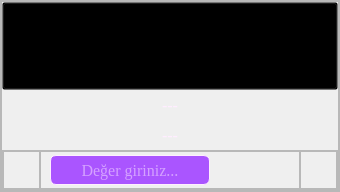
                     <widget class="QFrame" name="oyuncu1_frame">
                      <property name="minimumSize">
                       <size>
                        <width>340</width>
                        <height>0</height>
                       </size>
                      </property>
                      <property name="maximumSize">
                       <size>
                        <width>480</width>
                        <height>16777215</height>
                       </size>
                      </property>
                      <property name="autoFillBackground">
                       <bool>false</bool>
                      </property>
                      <property name="styleSheet">
                       <string notr="true"/>
                      </property>
                      <property name="frameShape">
                       <enum>QFrame::StyledPanel</enum>
                      </property>
                      <property name="frameShadow">
                       <enum>QFrame::Raised</enum>
                      </property>
                      <layout class="QHBoxLayout" name="horizontalLayout_5">
                       <property name="spacing">
                        <number>0</number>
                       </property>
                       <property name="leftMargin">
                        <number>0</number>
                       </property>
                       <property name="topMargin">
                        <number>0</number>
                       </property>
                       <property name="rightMargin">
                        <number>0</number>
                       </property>
                       <property name="bottomMargin">
                        <number>0</number>
                       </property>
                       <item>
                        <widget class="QFrame" name="frame_9">
                         <property name="minimumSize">
                          <size>
                           <width>0</width>
                           <height>0</height>
                          </size>
                         </property>
                         <property name="maximumSize">
                          <size>
                           <width>16777215</width>
                           <height>16777215</height>
                          </size>
                         </property>
                         <property name="frameShape">
                          <enum>QFrame::StyledPanel</enum>
                         </property>
                         <property name="frameShadow">
                          <enum>QFrame::Raised</enum>
                         </property>
                        </widget>
                       </item>
                       <item>
                        <widget class="QFrame" name="frame_10">
                         <property name="focusPolicy">
                          <enum>Qt::NoFocus</enum>
                         </property>
                         <property name="frameShape">
                          <enum>QFrame::StyledPanel</enum>
                         </property>
                         <property name="frameShadow">
                          <enum>QFrame::Raised</enum>
                         </property>
                         <layout class="QVBoxLayout" name="verticalLayout_3">
                          <property name="spacing">
                           <number>0</number>
                          </property>
                          <property name="leftMargin">
                           <number>0</number>
                          </property>
                          <property name="topMargin">
                           <number>0</number>
                          </property>
                          <property name="rightMargin">
                           <number>0</number>
                          </property>
                          <property name="bottomMargin">
                           <number>0</number>
                          </property>
                          <item>
                           <widget class="QPushButton" name="pushButton">
                            <property name="minimumSize">
                             <size>
                              <width>0</width>
                              <height>88</height>
                             </size>
                            </property>
                            <property name="maximumSize">
                             <size>
                              <width>16777215</width>
                              <height>88</height>
                             </size>
                            </property>
                            <property name="focusPolicy">
                             <enum>Qt::NoFocus</enum>
                            </property>
                            <property name="styleSheet">
                             <string notr="true">QPushButton {
	background-color: transparent;
}</string>
                            </property>
                            <property name="text">
                             <string/>
                            </property>
                            <property name="icon">
                             <iconset resource="resource.qrc">
                              <normaloff>:/icon/student-1.png</normaloff>:/icon/student-1.png</iconset>
                            </property>
                            <property name="iconSize">
                             <size>
                              <width>80</width>
                              <height>80</height>
                             </size>
                            </property>
                           </widget>
                          </item>
                          <item>
                           <widget class="QLabel" name="oyuncu1_label">
                            <property name="minimumSize">
                             <size>
                              <width>0</width>
                              <height>30</height>
                             </size>
                            </property>
                            <property name="maximumSize">
                             <size>
                              <width>16777215</width>
                              <height>30</height>
                             </size>
                            </property>
                            <property name="font">
                             <font>
                              <family>Times New Roman</family>
                              <pointsize>12</pointsize>
                             </font>
                            </property>
                            <property name="styleSheet">
                             <string notr="true">QLabel {
	color: rgb(255, 237, 255);
}</string>
                            </property>
                            <property name="text">
                             <string>---</string>
                            </property>
                            <property name="alignment">
                             <set>Qt::AlignCenter</set>
                            </property>
                           </widget>
                          </item>
                          <item>
                           <widget class="QLabel" name="oyuncu1_para">
                            <property name="minimumSize">
                             <size>
                              <width>0</width>
                              <height>30</height>
                             </size>
                            </property>
                            <property name="maximumSize">
                             <size>
                              <width>16777215</width>
                              <height>30</height>
                             </size>
                            </property>
                            <property name="font">
                             <font>
                              <family>Times New Roman</family>
                              <pointsize>12</pointsize>
                             </font>
                            </property>
                            <property name="styleSheet">
                             <string notr="true">QLabel {
	color: rgb(255, 237, 255);
}</string>
                            </property>
                            <property name="text">
                             <string>---</string>
                            </property>
                            <property name="alignment">
                             <set>Qt::AlignCenter</set>
                            </property>
                           </widget>
                          </item>
                          <item>
                           <widget class="QFrame" name="frame_36">
                            <property name="minimumSize">
                             <size>
                              <width>0</width>
                              <height>40</height>
                             </size>
                            </property>
                            <property name="maximumSize">
                             <size>
                              <width>16777215</width>
                              <height>40</height>
                             </size>
                            </property>
                            <property name="frameShape">
                             <enum>QFrame::StyledPanel</enum>
                            </property>
                            <property name="frameShadow">
                             <enum>QFrame::Raised</enum>
                            </property>
                            <layout class="QHBoxLayout" name="horizontalLayout_18">
                             <property name="spacing">
                              <number>0</number>
                             </property>
                             <property name="leftMargin">
                              <number>0</number>
                             </property>
                             <property name="topMargin">
                              <number>0</number>
                             </property>
                             <property name="rightMargin">
                              <number>0</number>
                             </property>
                             <property name="bottomMargin">
                              <number>0</number>
                             </property>
                             <item>
                              <widget class="QFrame" name="frame_77">
                               <property name="frameShape">
                                <enum>QFrame::StyledPanel</enum>
                               </property>
                               <property name="frameShadow">
                                <enum>QFrame::Raised</enum>
                               </property>
                              </widget>
                             </item>
                             <item>
                              <widget class="QFrame" name="frame_78">
                               <property name="minimumSize">
                                <size>
                                 <width>260</width>
                                 <height>0</height>
                                </size>
                               </property>
                               <property name="maximumSize">
                                <size>
                                 <width>260</width>
                                 <height>16777215</height>
                                </size>
                               </property>
                               <property name="frameShape">
                                <enum>QFrame::StyledPanel</enum>
                               </property>
                               <property name="frameShadow">
                                <enum>QFrame::Raised</enum>
                               </property>
                               <layout class="QHBoxLayout" name="horizontalLayout_35">
                                <property name="spacing">
                                 <number>0</number>
                                </property>
                                <property name="leftMargin">
                                 <number>0</number>
                                </property>
                                <property name="topMargin">
                                 <number>0</number>
                                </property>
                                <property name="rightMargin">
                                 <number>0</number>
                                </property>
                                <property name="bottomMargin">
                                 <number>0</number>
                                </property>
                                <item>
                                 <widget class="QLineEdit" name="oyuncu1_lineEdit">
                                  <property name="minimumSize">
                                   <size>
                                    <width>160</width>
                                    <height>30</height>
                                   </size>
                                  </property>
                                  <property name="maximumSize">
                                   <size>
                                    <width>160</width>
                                    <height>30</height>
                                   </size>
                                  </property>
                                  <property name="font">
                                   <font>
                                    <family>Times New Roman</family>
                                    <pointsize>12</pointsize>
                                   </font>
                                  </property>
                                  <property name="styleSheet">
                                   <string notr="true">QLineEdit {
	background-color: rgb(170, 85, 255);
	border-radius: 6px;
	border: 1px solid rgb(255, 237, 255);
	color: rgb(255, 237, 255);
}

QLineEdit:hover {
	border: 1px solid rgb(255, 237, 255);
}</string>
                                  </property>
                                  <property name="alignment">
                                   <set>Qt::AlignCenter</set>
                                  </property>
                                  <property name="placeholderText">
                                   <string>Değer giriniz...</string>
                                  </property>
                                 </widget>
                                </item>
                                <item>
                                 <widget class="QPushButton" name="oyuncu1_azaltBtn">
                                  <property name="minimumSize">
                                   <size>
                                    <width>30</width>
                                    <height>30</height>
                                   </size>
                                  </property>
                                  <property name="maximumSize">
                                   <size>
                                    <width>30</width>
                                    <height>30</height>
                                   </size>
                                  </property>
                                  <property name="font">
                                   <font>
                                    <family>Times New Roman</family>
                                    <pointsize>12</pointsize>
                                   </font>
                                  </property>
                                  <property name="styleSheet">
                                   <string notr="true">QPushButton {
	background-color: transparent;
	border-radius: 10px;
}

QPushButton:hover {
	background-color: rgb(240, 140, 0);
}</string>
                                  </property>
                                  <property name="text">
                                   <string/>
                                  </property>
                                  <property name="icon">
                                   <iconset resource="resource.qrc">
                                    <normaloff>:/icon/minus.png</normaloff>:/icon/minus.png</iconset>
                                  </property>
                                  <property name="iconSize">
                                   <size>
                                    <width>30</width>
                                    <height>30</height>
                                   </size>
                                  </property>
                                 </widget>
                                </item>
                                <item>
                                 <widget class="QPushButton" name="oyuncu1_arttirBtn">
                                  <property name="minimumSize">
                                   <size>
                                    <width>30</width>
                                    <height>30</height>
                                   </size>
                                  </property>
                                  <property name="maximumSize">
                                   <size>
                                    <width>30</width>
                                    <height>30</height>
                                   </size>
                                  </property>
                                  <property name="font">
                                   <font>
                                    <family>Times New Roman</family>
                                    <pointsize>12</pointsize>
                                   </font>
                                  </property>
                                  <property name="styleSheet">
                                   <string notr="true">QPushButton {
	background-color: transparent;
	border-radius: 10px;
}

QPushButton:hover {
	background-color:  rgb(90, 178, 0);
}</string>
                                  </property>
                                  <property name="text">
                                   <string/>
                                  </property>
                                  <property name="icon">
                                   <iconset resource="resource.qrc">
                                    <normaloff>:/icon/plus.png</normaloff>:/icon/plus.png</iconset>
                                  </property>
                                  <property name="iconSize">
                                   <size>
                                    <width>30</width>
                                    <height>30</height>
                                   </size>
                                  </property>
                                 </widget>
                                </item>
                               </layout>
                              </widget>
                             </item>
                             <item>
                              <widget class="QFrame" name="frame_79">
                               <property name="frameShape">
                                <enum>QFrame::StyledPanel</enum>
                               </property>
                               <property name="frameShadow">
                                <enum>QFrame::Raised</enum>
                               </property>
                              </widget>
                             </item>
                            </layout>
                           </widget>
                          </item>
                          <item>
                           <widget class="QFrame" name="frame_43">
                            <property name="frameShape">
                             <enum>QFrame::StyledPanel</enum>
                            </property>
                            <property name="frameShadow">
                             <enum>QFrame::Raised</enum>
                            </property>
                           </widget>
                          </item>
                         </layout>
                        </widget>
                       </item>
                       <item>
                        <widget class="QFrame" name="frame_11">
                         <property name="minimumSize">
                          <size>
                           <width>0</width>
                           <height>0</height>
                          </size>
                         </property>
                         <property name="maximumSize">
                          <size>
                           <width>16777215</width>
                           <height>16777215</height>
                          </size>
                         </property>
                         <property name="frameShape">
                          <enum>QFrame::StyledPanel</enum>
                         </property>
                         <property name="frameShadow">
                          <enum>QFrame::Raised</enum>
                         </property>
                        </widget>
                       </item>
                      </layout>
                     </widget>
